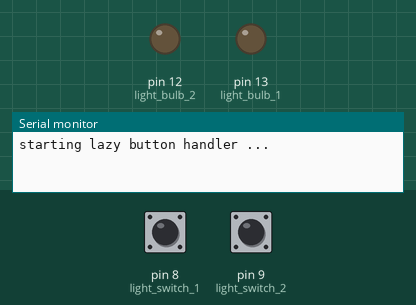
The sketch below on a simulated Arduino Uno, built with avr-gcc and run on an emulated ATmega328P. Shown: output pins drawn as LEDs (lit = HIGH), the last lines printed to the serial monitor. The inputs (shaded band) are chosen by the test bench; at power-on: pin 8 (light_switch_1) HIGH, pin 9 (light_switch_2) HIGH.

Above: at 1.2 s.
1.3 s: pin 8 (light_switch_1) pulled LOW for 0.15 s
At 2.1 s:
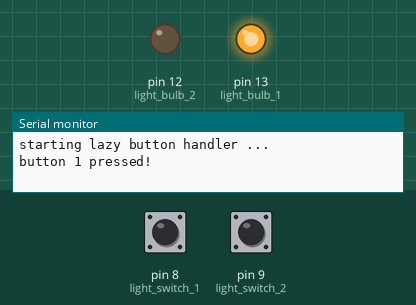
2.9 s: pin 9 (light_switch_2) pulled LOW for 0.15 s
At 4.2 s:
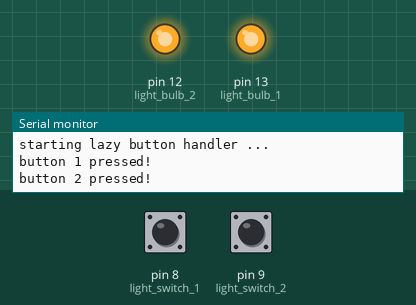
4.5 s: pin 8 (light_switch_1) pulled LOW for 1 s
At 5.8 s:
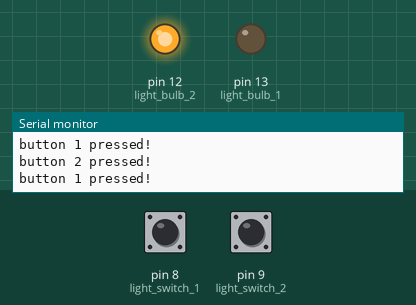
7.0 s: pin 8 (light_switch_1) pulled LOW for 3.2 s
At 10.5 s:
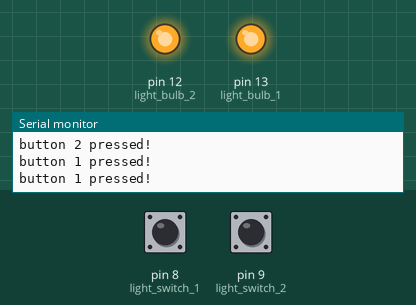
11.7 s: pin 9 (light_switch_2) pulled LOW for 1 s
At 13.6 s:
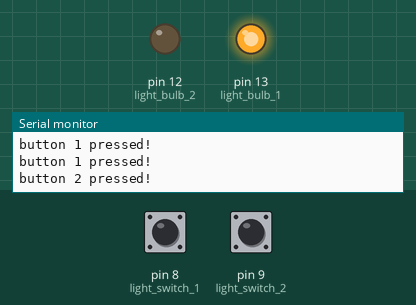
Timing chart, 0 to 15.1 s (numbered marks = the images above; inputs shaded):
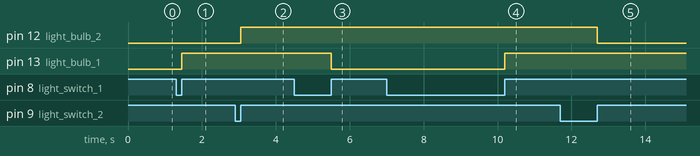

The sketch:

3_lazy_button_handling.ino
```cpp
/*
 * 3_lazy_button_handling.ino
 *
 * a simple example of using the EasyButton library to handle button presses
 * without a tonne of extra code
 *
 * author: prof. alex shenfield
 * date:   2024/11/12
 */

// LIBRARY IMPORTS

// include our lazy button library
#include <EasyButton.h>

// BUTTON AND LED DECLARATIONS

// light bulb settings
const int light_bulb_1 = 13;
const int light_bulb_2 = 12;
int light_state_1 = LOW;
int light_state_2 = LOW;

// light switch 1 (on pin 8) and 2 (on pin 9)
EasyButton light_switch_1(8);
EasyButton light_switch_2(9);

// CODE

// this method runs once (when the sketch starts)
void setup()
{
  // set up serial comms for debugging
  Serial.begin(9600);
  while (!Serial);
  Serial.println("starting lazy button handler ...");

  // set up the first light bulb and light switch (including the button
  // pressed callback function)
  pinMode(light_bulb_1, OUTPUT);
  light_switch_1.begin();
  light_switch_1.onPressed(light_toggle_1);

  // set up the second light bulb and light switch (including the button
  // pressed callback function)
  pinMode(light_bulb_2, OUTPUT);
  light_switch_2.begin();
  light_switch_2.onPressed(light_toggle_2);
}

// this methods loops continuously
void loop()
{
  // read the buttons statuses
  light_switch_1.read();
  light_switch_2.read();
}

// APPLICATION FUNCTIONS

// callback function attached to the first light switch button
void light_toggle_1()
{
  // print a status message
  Serial.println("button 1 pressed!");

  // toggle the state of the light
  light_state_1 = !light_state_1;
  digitalWrite(light_bulb_1, light_state_1);
}

// callback function attached to the second light switch button
void light_toggle_2()
{
  // print a status message
  Serial.println("button 2 pressed!");

  // toggle the state of the light
  light_state_2 = !light_state_2;
  digitalWrite(light_bulb_2, light_state_2);
}
```

Measured:
- after the input at 1.3 s, pin 13 (light_bulb_1): LOW → HIGH after 0.15 s
- after the input at 2.9 s, pin 12 (light_bulb_2): LOW → HIGH after 0.15 s
- after the input at 4.5 s, pin 13 (light_bulb_1): HIGH → LOW after 1.0 s
- after the input at 7.0 s, pin 13 (light_bulb_1): LOW → HIGH after 3.2 s
- after the input at 11.7 s, pin 12 (light_bulb_2): HIGH → LOW after 1.0 s
